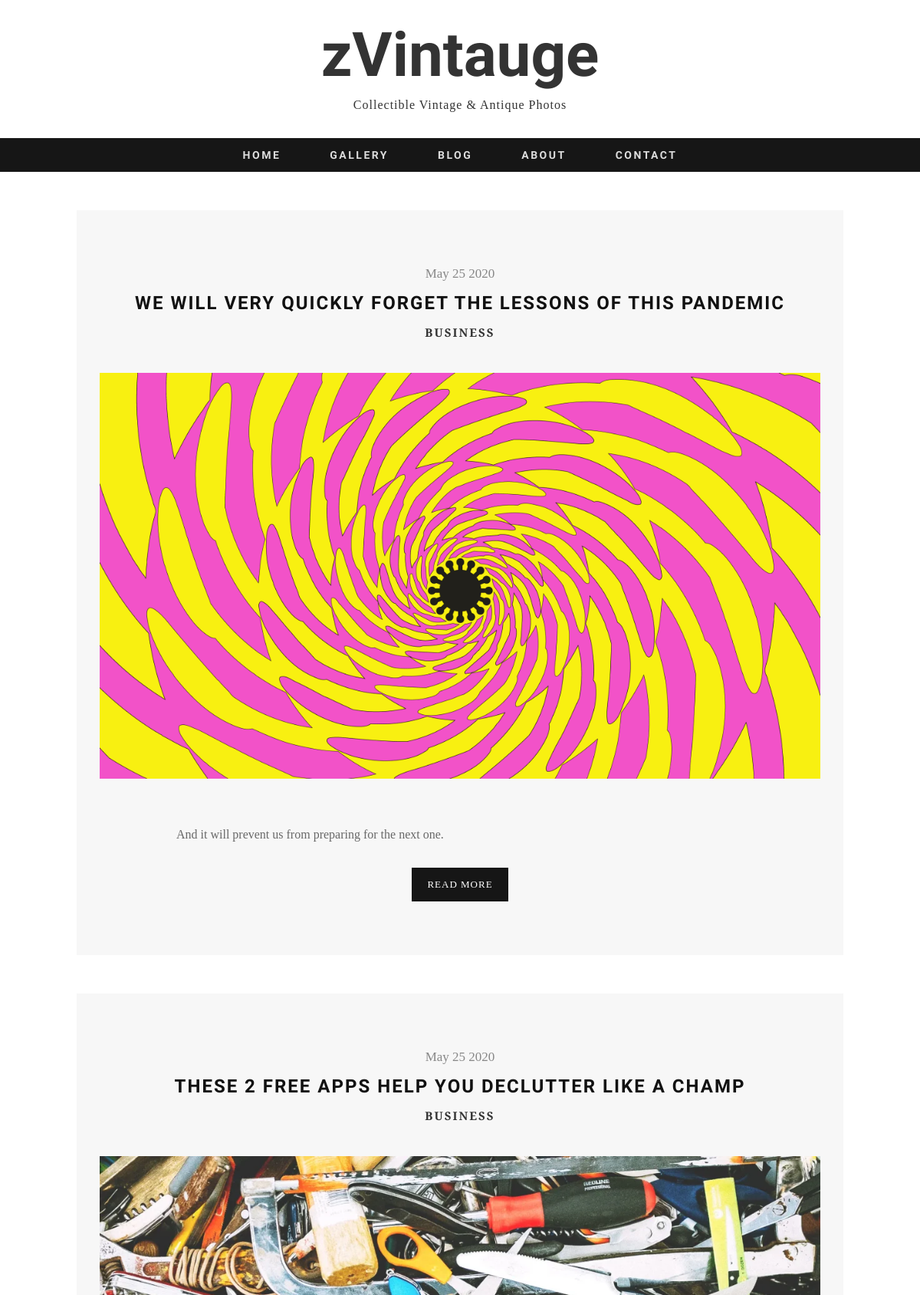
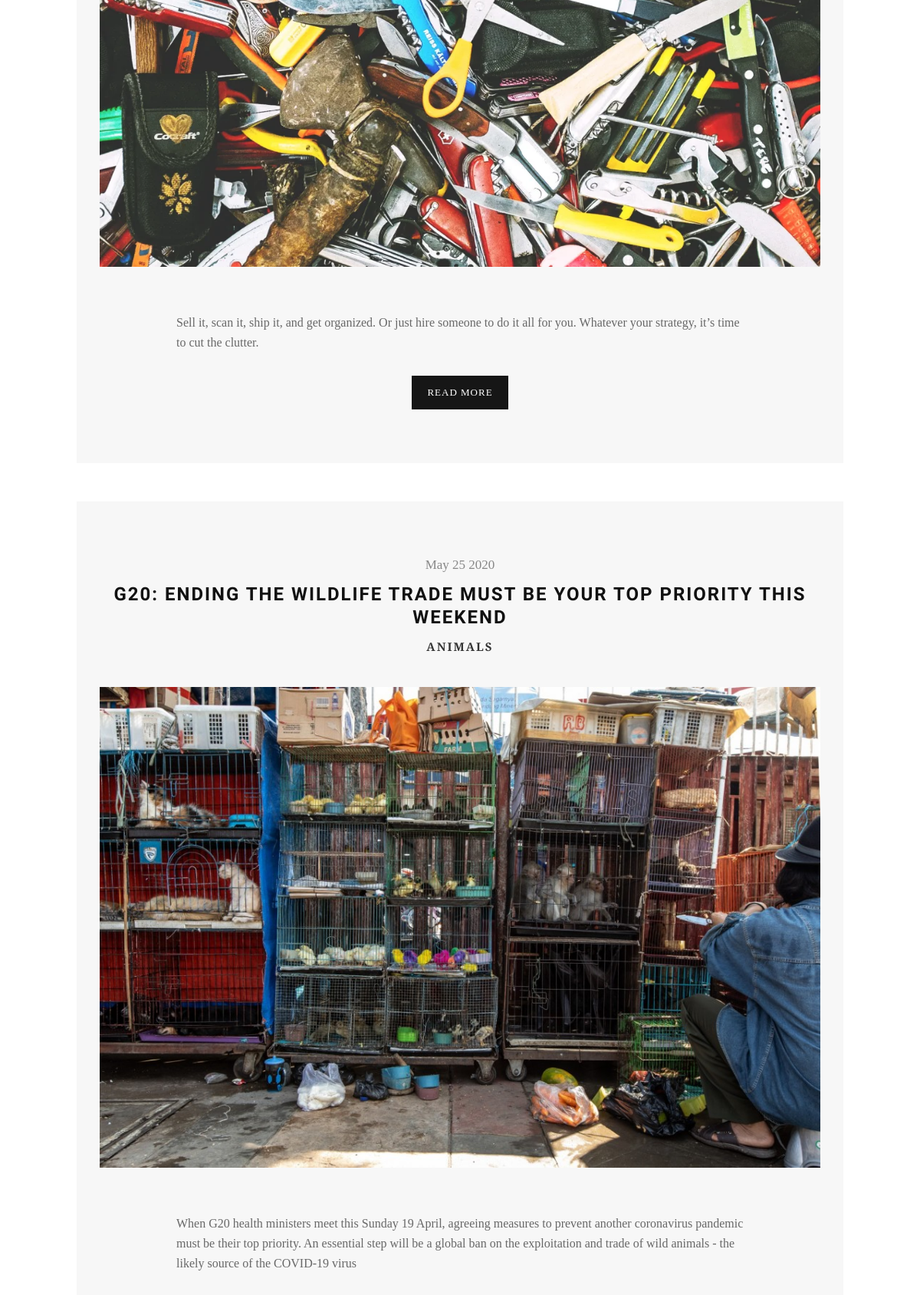
Screenshot of /blog/ (upper part) with the database file from the repository (2 pictures, top to bottom).
### blog/models.py (models this page shows, shortened)
class Article(models.Model):
    title = models.CharField(max_length = 255)
    min_text = models.CharField(max_length = 1023, blank = True, default="")
    text = models.TextField()
    tags = models.ManyToManyField(Tag)
    date_created = models.DateTimeField(auto_now_add = True)
    image = models.ImageField(upload_to = 'images', null = True, blank = True)
    def get_absolute_url(self):
        return reverse('article_detail_url', kwargs = { 'id' : self.id })

class Tag(models.Model):
    name = models.CharField(max_length = 50)
    def get_absolute_url(self):
        return reverse('tag_detail_url', kwargs = { 'tagname' : self.name })

### blog/views.py (the view)
# urls.py: path('', views.ArticlesList.as_view(), name = 'articles_list_url'),
class ArticlesList(ListView):
    queryset = Article.objects.all()
    template_name = 'blog/articles_list.html'

### blog/templatetags/blog_extras.py (called while the page is built)
@register.simple_tag
def get_tags():
    tags = Tag.objects.all()
    return tags

@register.simple_tag
def get_last_posts():
    posts = Article.objects.order_by('-date_created')[:4]
    return posts

### blog/templates/blog/articles_list.html (shortened to what this page needs)
{% extends 'base_blog.html' %}
{% block content %}
    {% include 'includes/articles.html' %}
{% endblock content %}

### blog/templates/includes/articles.html
<section id="container">
    <div class="wrap-container">
        <div id="main-content">
            <div class="wrap-content">
                <div class="row">
                    {% for article in object_list %}
                        <article class="single-post zerogrid">
                            <div class="row wrap-post">
                                <div class="entry-header">
                                    <span class="time">{{ article.date_created|date:'F j Y' }}</span>
                                    <h2 class="entry-title"><a href="{{ article.get_absolute_url }}">{{ article.title }}</a></h2>
                                    <span class="cat-links">
                                        {% include 'includes/tags_list.html' %}
                                    </span>
                                </div>
                                <div class="post-thumbnail-wrap">
                                    {% if article.image %}
                                        <img src="{{ article.image.url }}" alt="{{ article.image }}"/>
                                    {% endif %}
                                </div>
                                <div class="entry-content">
                                    <p>{{ article.min_text }}</p>
                                    <center><a class="button " href="{{ article.get_absolute_url }}">Read More</a></center>
                                </div>
                            </div>
                        </article>
                    {% endfor %}
                </div>
            </div>
        </div>
    </div>
</section>

### blog/templates/includes/tags_list.html
{% for tag in article.tags.all %}
    {% if forloop.counter == article.tags.all.count %}
        <a href="{{ tag.get_absolute_url }}">{{ tag.name }}</a>
    {% else %}
        <a href="{{ tag.get_absolute_url }}">{{ tag.name }}</a>,
    {% endif %}
{% endfor %}

### static/css/zerogrid.css (style rules this page uses)
.zerogrid { width: 1000px; position: relative; margin: 0 auto; padding: 0px; }
.zerogrid:after { content: "\0020"; display: block; height: 0; clear: both; visibility: hidden; }
.zerogrid .row:before,.row:after { content: '\0020'; display: block; overflow: hidden; visibility: hidden; width: 0; height: 0; }
.zerogrid .row:after { clear: both; }
.zerogrid .row { zoom: 1; }

### static/css/style.css (style rules this page uses)
a,abbr,acronym,address,applet,article,aside,audio,b,blockquote,big,body,center,canvas,caption,cite,code,command,datalist,dd,del,details,dfn,dl,div,dt,em,embed,fieldset,figcaption,figure,font,footer,form,h1,h2,h3,h4,h5,h6,header,hgroup,html,i,iframe,img,ins,kbd,keygen,label,legend,li,meter,nav,object,ol,output,p,pre,progress,q,s,samp,section,small,span,source,strike,strong,sub,sup,table,tbody,tfoot,thead,th,tr,tdvideo,tt,u,ul,var { background:transparent;border:0 none;font-size:100%;margin:0;padding:0;border:0;outline:0;vertical-align:top; }
img { vertical-align:top; }
article, aside, audio, canvas, command, datalist, details, embed, figcaption, figure, footer, header, hgroup, keygen, meter, nav, output, progress, section, source, video { display:block; }
* { -webkit-box-sizing: border-box; -moz-box-sizing: border-box; box-sizing: border-box; }
img { max-width:100%; height: auto;width: auto\9; }
a { color: #333;text-decoration: none; }
h1, h2 { font-size: 25px;line-height: 30px; }
h1, h2, h3, h4, h5, h6 { clear: both;hyphens: auto; color: #000;line-height: 1.2;font-family: 'Montserrat', sans-serif;letter-spacing: 1px; }
p { margin: 10px 0; }
.post:after, .post:before, article:after, article:before, section:after, section:before { clear: both; content: '\0020'; display: block; visibility: hidden; width: 0; height: 0; }
html, body { width:100%; padding:0; margin:0; }
body { font: 16px/26px Arial, Helvetica, sans-serif;font-family: 'Crimson Text', serif;background: #fff; }
#main-content .wrap-content { padding: 50px 0; }
.single-post .wrap-post, .comments-are { background: #f7f7f7;padding:30px; position: relative; }
.single-post .wrap-post { margin-bottom: 50px; }
article { background: #ffffff; color: #3F3F3F; margin-bottom: 40px;padding-bottom: 10px; }
article:after, article:before { clear: both; content: '\0020'; display: block; visibility: hidden; width: 0; height: 0; }
article .post-thumbnail-wrap { text-align: center;width: 100%;margin-bottom: 10px; }
article .entry-header { text-align: center; }
article.single-post .entry-header { padding: 40px 0; }
article.single-post .entry-header h2.entry-title { font-family: 'Cabin', Helvetica, sans-serif;font-size: 24px;font-weight: bold;line-height: 30px;color: #111;letter-spacing: 2px;margin: 0;text-transform: uppercase; }
article.single-post .entry-header h2.entry-title a { color: #111;margin: 0; }
article .entry-header .time { font-family: "Merriweather",Georgia,serif;color: #888;font-size: 17px;padding-bottom: 10px;display: block; }
article .entry-header .cat-links { font-size: 15px;font-weight: bold;text-transform: uppercase;letter-spacing: 2px;padding-top: 10px;display: block; }
article .entry-content { padding: 40px 100px; text-align: left; }
article .entry-content p { font-size: 16px;color: #686868; }
a.button { background-color: #161616;padding: 9px 20px;color: #fff;margin-top: 20px;display:inline-block;text-transform: uppercase;font-size: 13px;letter-spacing: 1px; }

### rows the page displays
Article: date_created "May 25 2020", title "WE WILL VERY QUICKLY FORGET THE LESSONS OF THIS PANDEMIC", image (picture), min_text "And it will prevent us from preparing for the next one."
Tag: name "BUSINESS"
Article: date_created "May 25 2020", title "THESE 2 FREE APPS HELP YOU DECLUTTER LIKE A CHAMP", image (picture), min_text "Sell it, scan it, ship it, and get organized. Or just hire someone to do it all for you. Whatever your strategy, it’s time to cut the clutter."
Article: date_created "May 25 2020", title "G20: ENDING THE WILDLIFE TRADE MUST BE YOUR TOP PRIORITY THIS WEEKEND", image (picture), min_text "When G20 health ministers meet this Sunday 19 April, agreeing measures to prevent another coronavirus pandemic must be their top priority. An essential step will be a global ban on the exploitation and trade of wild animals - the likely source of the COVID-19 virus"
Tag: name "ANIMALS"
